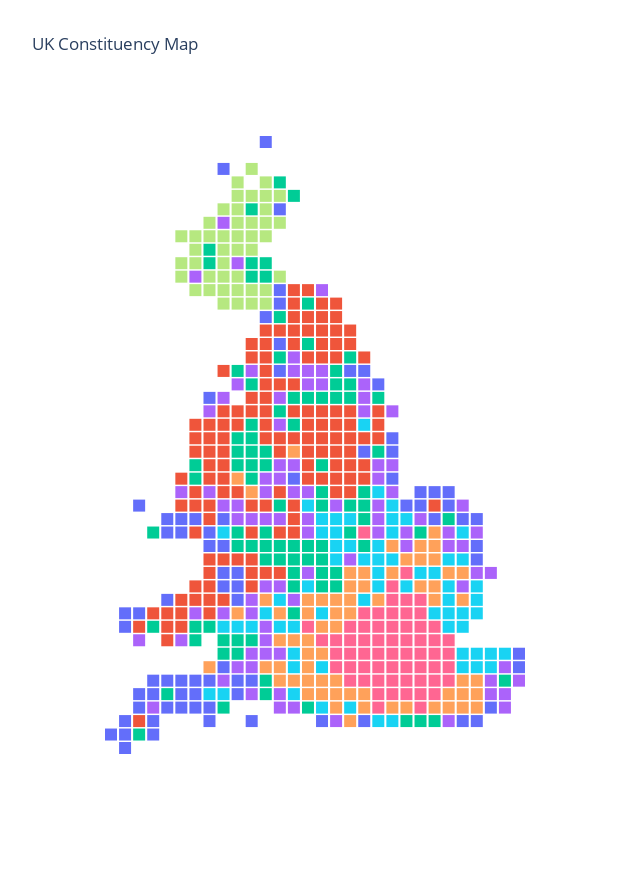

The notebook cell this image was saved under:
### Code cell
interactive_kpi_map(datamap, dat)

### Figure 1 — Plotly figure (JSON) as saved in the notebook; plotly's stock layout.template omitted (floating-point values rounded to 4 significant figures; data arrays with more than 128 entries replaced by an {"elided": "..."} marker saying what was removed)
{"data": [{"customdata": {"elided": "80x4 mixed values"}, "hovertemplate": "Constituency: %{customdata[0]}<br>Region: %{customdata[1]}<br>Cluster: %{customdata[2]}<br>YouGov Seat: %{customdata[3]}", "legendgroup": "#187970", "marker": {"color": "#636efa", "line": {"width": 0}, "size": 12, "symbol": "square"}, "mode": "markers", "name": "#187970", "orientation": "v", "showlegend": true, "type": "scatter", "x": [-4, -4, -5, -9, -4, 3, 2, -4, 1, 4, -3, 2, 4, 4, -7, -8, -8, -8, -9, -7, 7, 10, 10, 8, 10, 6, 6, 5, 9, 7, 8, 10, 2, -1, 9, 11, -6, -6, 13, 13, -11, -15, -13, -7, -11, -7, -12, -14, -12, -7, -8, -9, -14, -15, -16, -10, -11, -13, -13, -13, -15, -10, -9, -9, -10, -8, -4, -5, -14, -8, -12, -11, -10, -12, -11, -12, -15, -15, -14, -9], "xaxis": "x", "y": [17, 16, 15, 9, 13, 10, 11, 11, 11, 5, 3, 5, 6, 3, -5, -2, -4, 0, -1, -4, 2, 0, -3, 2, -2, 1, 2, 1, 0, 0, 1, -15, -15, -15, -15, -14, -15, -12, -10, -11, -12, -17, -13, -13, -14, -6, -14, -13, -12, -12, -11, -15, -14, -15, -16, -13, -13, -15, -12, -16, -16, -12, -14, -12, -14, 26, 23, 28, 1, -5, 0, 0, 0, -1, -1, -6, -7, -8, -7, -2], "yaxis": "y"}, {"customdata": {"elided": "132x4 mixed values"}, "hovertemplate": "Constituency: %{customdata[0]}<br>Region: %{customdata[1]}<br>Cluster: %{customdata[2]}<br>YouGov Seat: %{customdata[3]}", "legendgroup": "#47DBCD", "marker": {"color": "#EF553B", "line": {"width": 0}, "size": 12, "symbol": "square"}, "mode": "markers", "name": "#47DBCD", "orientation": "v", "showlegend": true, "type": "scatter", "x": {"elided": "132 int values"}, "xaxis": "x", "y": {"elided": "132 int values"}, "yaxis": "y"}, {"customdata": {"elided": "93x4 mixed values"}, "hovertemplate": "Constituency: %{customdata[0]}<br>Region: %{customdata[1]}<br>Cluster: %{customdata[2]}<br>YouGov Seat: %{customdata[3]}", "legendgroup": "#016794", "marker": {"color": "#00cc96", "line": {"width": 0}, "size": 12, "symbol": "square"}, "mode": "markers", "name": "#016794", "orientation": "v", "showlegend": true, "type": "scatter", "x": [-2, 1, -4, -2, -6, -6, -7, -4, -10, -10, -6, -5, -6, -6, -7, -4, -7, -5, -7, -6, -2, -3, -3, 3, 0, 1, 1, 0, -1, -1, 0, -1, -1, 2, 1, 3, 2, 2, 2, 1, -4, -2, -3, -1, -3, -3, -3, -2, -1, -1, 0, -4, -5, -5, -1, -4, -5, -7, -6, -7, 6, 8, 7, 6, 12, 5, 0, -2, -3, -5, -5, -6, -8, -7, -8, -7, -8, -12, -14, -4, -3, -6, -5, -6, -5, -6, -9, -9, -13, -9, -13, -10, -10], "xaxis": "x", "y": [13, 12, 15, 16, 10, 6, 6, 12, 4, 3, 5, 5, 4, 7, 11, 8, 5, 4, 4, 3, 9, 9, 7, 9, 9, 9, 10, 10, 9, 4, 11, 2, 1, -2, -1, 5, 0, 1, 2, 1, -3, -2, -4, -2, -3, -2, -5, -3, -3, -4, -4, 1, -1, -3, -5, -2, -2, -1, -2, -2, -1, 0, -15, -15, -12, -15, -5, -14, -7, -13, -12, -9, -14, -9, -9, -10, -10, -13, -16, 25, 24, 23, 19, 19, 18, 18, 19, 20, -8, -8, -1, -8, -9], "yaxis": "y"}, {"customdata": {"elided": "88x4 mixed values"}, "hovertemplate": "Constituency: %{customdata[0]}<br>Region: %{customdata[1]}<br>Cluster: %{customdata[2]}<br>YouGov Seat: %{customdata[3]}", "legendgroup": "#2CBDFE", "marker": {"color": "#ab63fa", "line": {"width": 0}, "size": 12, "symbol": "square"}, "mode": "markers", "name": "#2CBDFE", "orientation": "v", "showlegend": true, "type": "scatter", "x": [-1, -5, -8, -5, -7, -7, -4, -4, -3, -9, -8, -9, -11, -6, 4, -4, -4, 2, 2, -2, -1, -3, 2, -2, -1, 0, 3, 1, 3, 3, -3, -2, 3, 3, 4, 4, -4, -2, -5, -2, -6, -4, -3, -5, -3, -2, -7, 8, 9, 5, 11, 6, 5, 9, 10, 9, 8, 10, 0, 12, 13, -4, 12, 12, -3, 8, 11, -4, -6, -4, 11, -5, -5, -8, -6, -5, -6, -13, -7, -6, -6, -8, -8, -10, -7, -14, -10, -11], "xaxis": "x", "y": [17, 3, 1, 2, 1, 10, 4, 3, 12, 8, 9, 2, 2, 11, 8, 9, 7, 10, 9, 11, 10, 11, 8, 10, 11, 1, 0, -3, 3, -1, 4, 2, 4, 1, 2, 4, -5, 0, -5, -4, 0, 0, 2, 0, -6, -1, 0, -2, -2, -2, -4, 0, -1, -5, -1, 1, -1, -4, -15, -13, -12, -14, -11, -14, -14, -15, -12, -13, -13, -10, -13, -9, -10, -12, -10, -8, -11, -14, -11, -7, -6, -7, 22, 18, 19, -9, -7, -9], "yaxis": "y"}, {"customdata": {"elided": "67x4 mixed values"}, "hovertemplate": "Constituency: %{customdata[0]}<br>Region: %{customdata[1]}<br>Cluster: %{customdata[2]}<br>YouGov Seat: %{customdata[3]}", "legendgroup": "#F5B14C", "marker": {"color": "#FFA15A", "line": {"width": 0}, "size": 12, "symbol": "square"}, "mode": "markers", "name": "#F5B14C", "orientation": "v", "showlegend": true, "type": "scatter", "x": [-7, -6, -3, 2, 1, 8, 9, 9, 7, 7, 5, 4, 4, 6, 7, 6, 7, 3, 6, 7, 7, 8, 4, 5, 0, 9, 8, 1, 2, 0, 0, 1, -1, -2, 2, 0, -3, 9, -4, 1, -1, -2, 1, 1, -2, 10, 0, -4, -3, 0, 2, -5, -1, 9, -2, -1, 10, 10, -2, -4, -2, -1, -2, -4, -7, -9, -5], "xaxis": "x", "y": [3, 2, 5, -4, -4, -4, -4, -6, -3, -5, -3, -4, -2, -3, -2, -2, -1, -6, -5, -6, -14, -13, -14, -14, -13, -12, -14, -7, -13, -12, -8, -5, -8, -10, -5, -7, -12, -14, -12, -13, -13, -13, -6, -15, -7, -14, -14, -7, -9, -6, -14, -11, -12, -13, -12, -10, -12, -13, -6, -11, -9, -6, -11, -9, -7, -11, -6], "yaxis": "y"}, {"customdata": {"elided": "65x4 mixed values"}, "hovertemplate": "Constituency: %{customdata[0]}<br>Region: %{customdata[1]}<br>Cluster: %{customdata[2]}<br>YouGov Seat: %{customdata[3]}", "legendgroup": "#9D2EC5", "marker": {"color": "#19d3f3", "line": {"width": 0}, "size": 12, "symbol": "square"}, "mode": "markers", "name": "#9D2EC5", "orientation": "v", "showlegend": true, "type": "scatter", "x": [2, 0, 4, 1, 3, 4, 0, 3, 2, -2, 1, 4, -2, -1, 0, -4, 0, -1, -8, 8, 4, 8, 10, 9, 8, 5, 9, 5, 10, 9, 3, 10, 6, 8, 7, 9, 9, 8, 7, -3, 2, -3, 10, 1, 9, 4, 11, 10, -1, 3, 3, -3, -3, 11, 12, -1, 3, -1, -8, -8, -7, -6, -5, -9, -4], "xaxis": "x", "y": [7, -1, 1, 0, 2, 0, 0, -2, -3, 1, -2, -1, -5, -1, -2, -6, -3, 0, -1, -5, -3, -6, -7, -3, -3, -5, -1, 0, -5, -7, -5, -6, -4, -7, -4, -10, -8, -8, -7, -11, -6, -10, -11, -14, -11, -15, -11, -10, -14, -3, -4, -13, -8, -10, -10, -11, -15, -7, -13, -8, -8, -8, -7, -13, -8], "yaxis": "y"}, {"customdata": {"elided": "62x4 mixed values"}, "hovertemplate": "Constituency: %{customdata[0]}<br>Region: %{customdata[1]}<br>Cluster: %{customdata[2]}<br>YouGov Seat: %{customdata[3]}", "legendgroup": "#661D98", "marker": {"color": "#FF6692", "line": {"width": 0}, "size": 12, "symbol": "square"}, "mode": "markers", "name": "#661D98", "orientation": "v", "showlegend": true, "type": "scatter", "x": [2, 5, 4, 8, 4, 5, 7, 2, 1, 1, 6, 2, 6, 3, 4, 6, 6, 5, 1, 0, 0, 7, 5, 8, 5, 4, 8, 0, 3, 7, 5, 6, 2, 3, 2, 1, -1, 2, 4, 4, 6, 7, 4, 5, 3, 7, 7, 6, 6, 3, 8, 3, 1, 4, 3, 4, 5, 5, 6, 3, 2, -2], "xaxis": "x", "y": [-1, -4, -5, -9, -12, -11, -10, -9, -9, -11, -12, -11, -6, -7, -11, -14, -13, -13, -10, -9, -10, -9, -7, -12, -6, -6, -11, -11, -8, -11, -9, -10, -10, -9, -8, -8, -9, -7, -10, -7, -7, -8, -9, -10, -10, -13, -12, -11, -8, -14, -10, -12, -12, -13, -13, -8, -12, -8, -9, -11, -12, -8], "yaxis": "y"}, {"customdata": {"elided": "44x4 mixed values"}, "hovertemplate": "Constituency: %{customdata[0]}<br>Region: %{customdata[1]}<br>Cluster: %{customdata[2]}<br>YouGov Seat: %{customdata[3]}", "legendgroup": "#F3A0F2", "marker": {"color": "#B6E880", "line": {"width": 0}, "size": 12, "symbol": "square"}, "mode": "markers", "name": "#F3A0F2", "orientation": "v", "showlegend": true, "type": "scatter", "x": [-7, -5, -8, -8, -5, -5, -6, -10, -8, -8, -6, -5, -5, -6, -8, -4, -7, -8, -9, -10, -9, -10, -4, -5, -11, -7, -7, -5, -7, -6, -7, -6, -6, -8, -11, -6, -10, -11, -7, -7, -9, -7, -4, -9], "xaxis": "x", "y": [20, 23, 23, 16, 24, 17, 26, 17, 20, 21, 16, 16, 22, 21, 17, 18, 21, 18, 21, 21, 18, 19, 22, 25, 21, 25, 16, 21, 17, 20, 18, 17, 24, 19, 18, 22, 20, 19, 23, 24, 17, 22, 24, 22], "yaxis": "y"}], "layout": {"height": 870, "legend": {"title": {"text": "Colors"}, "tracegroupgap": 0}, "plot_bgcolor": "rgba(0,0,0,0)", "showlegend": false, "title": {"text": "UK Constituency Map"}, "width": 630, "xaxis": {"anchor": "y", "domain": [0, 1], "showticklabels": false, "title": {"text": "X"}, "visible": false}, "yaxis": {"anchor": "x", "domain": [0, 1], "showticklabels": false, "title": {"text": "Y"}, "visible": false}}}
